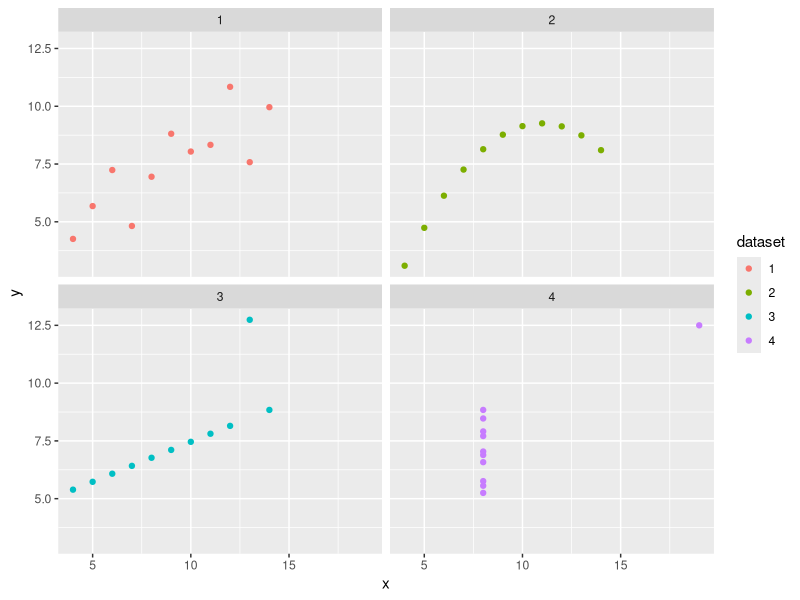

This figure's R source:
## ---- chunk 1
library(tidyverse)
## ---- chunk 2
anscombe
## ---- chunk 3
ansc <-
  bind_cols(
    anscombe %>% 
      select(matches("x")) %>% 
      gather(dataset, "x"),
    anscombe %>% 
      select(matches("y")) %>% 
      gather(key, "y")
  ) %>%
  select(-key) %>% 
  mutate(dataset = gsub("x", "", dataset)) %>%  
  as_tibble()
## ---- chunk 4
ansc %>% 
  group_by(dataset) %>% 
  summarize(
    mean_x = mean(x),
    stdev_x = sd(x),
    mean_y = mean(y),
    stdev_y = sd(y)
  )
## ---- chunk 5
ansc %>% ggplot(aes(x, y, color = dataset)) + 
  geom_point() +
  facet_wrap(~dataset, ncol = 2)
